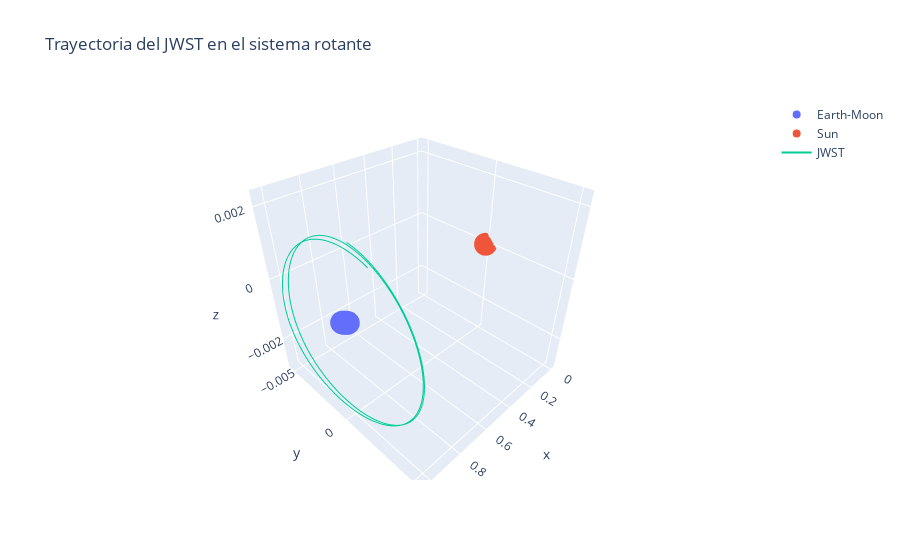

Notebook code cell kept with this figure:
### Markdown cell above
Pongamos todo en una sola celda, para el quiz copiar y pegar

### Code cell
!pip install -q pymcel plotly
import pymcel as pc
from astroquery.jplhorizons import Horizons
import spiceypy as spy
from astropy import constants as c
import numpy as np
import matplotlib.pyplot as plt
import plotly.graph_objects as go
from datetime import datetime

# Constantes

au = c.au.value
day = 86400

# Unidades canónicas
UL = au
UM = c.M_sun.value + c.M_earth.value
UT = np.sqrt(UL**3/(c.G.value*UM))
UV = UL/UT

# Parametros del problema en unidades canónicas
M_moon = 7.349e22 # Kg
mu1 = c.M_sun.value/UM  # mu del sol 
mu2 = (c.M_earth.value + M_moon)/UM  # mu Sistema tierra-luna 

# Periodo de las dos partículas mayores
P = 365.25*day/UT
omega = 2*np.pi/P

# Vector omega
omega_vec = np.array([0,0,omega])

# Recuperamos las posiciones de los 3 cuerpos y las convertimos en unidades canónicas:

epochs = dict(start='2023-10-05 00:00:00',stop='2024-10-05 00:00:00',step='1d')

jwst = Horizons(id='JWST',location='@10',epochs=epochs).vectors().to_pandas()
rjwst = np.array(jwst[['x','y','z']])*au/UL
vjwst = np.array(jwst[['vx','vy','vz']])*au/day/UV

sun = Horizons(id='10',location='@10',epochs=epochs).vectors().to_pandas()
rsun = np.array(sun[['x','y','z']])*au/UL
vsun = np.array(sun[['vx','vy','vz']])*au/day/UV

earth = Horizons(id='3',location='@10',epochs=epochs).vectors().to_pandas()
rearth = np.array(earth[['x','y','z']])*au/UL
vearth = np.array(earth[['vx','vy','vz']])*au/day/UV

# Construimos las matrices de rotación para cada tiempo usando el ángulo que forman la Tierra y el Sol en el espacio:

# Número de puntos
Nt = len(earth)

# Inicializamos las matrices de rotación
Ms = np.zeros((Nt,3,3))

# Barremos en todas las posiciones
for i in range(Nt):
  # Vector tierra sol que definirá el ángulo
  r_earth_sun = rearth[i] - rsun[i]

  # Calculamos el ángulo usando tan(teta) = y/x
  teta = np.arctan2(r_earth_sun[1],r_earth_sun[0])

  # Matriz de rotación
  Ms[i] = spy.rotate(teta,3)

# Rotamos las posiciones y las velocidades:
rearth_rot = np.zeros_like(rearth)
vearth_rot = np.zeros_like(rearth)

rsun_rot = np.zeros_like(rsun)
vsun_rot = np.zeros_like(vsun)

rjwst_rot = np.zeros_like(rjwst)
vjwst_rot = np.zeros_like(vjwst)

for i in range(len(earth)):
  # Posiciones rotadas
  rearth_rot[i] = spy.mxv(Ms[i],list(rearth[i]))
  rsun_rot[i] = spy.mxv(Ms[i],list(rsun[i]))
  rjwst_rot[i] = spy.mxv(Ms[i],list(rjwst[i]))

  # Formula para la velocidad: v = v' + w x r', despejando da v' = v - w x r
  vearth_rot[i] = spy.mxv(Ms[i],vearth[i]-np.cross(omega_vec,rearth[i]))
  vjwst_rot[i] = spy.mxv(Ms[i],vjwst[i]-np.cross(omega_vec,rjwst[i]))
  vsun_rot[i] = spy.mxv(Ms[i],vsun[i]-np.cross(omega_vec,rsun[i]))

# Graficamos las posiciones:

fig1,axs1 = plt.subplots(1,1)
axs1.plot(rearth_rot[:,0],rearth_rot[:,1],'bo',ms=1)
axs1.plot(rsun_rot[:,0],rsun_rot[:,1],'yo')
axs1.plot(rjwst_rot[:,0],rjwst_rot[:,1],'ko',ms=2)
axs1.axis('equal')

plt.show()

# Haciendo la gráfica en 3d

# Creando la figura con Plotly
fig = go.Figure()

# Agregando los trazos de las trayectorias de los cuerpos en el sistema rotante
fig.add_trace(go.Scatter3d(
    x=rearth_rot[:, 0], 
    y=rearth_rot[:, 1], 
    z=rearth_rot[:, 2], 
    mode='markers', 
    name='Earth-Moon'
))

fig.add_trace(go.Scatter3d(
    x=rsun_rot[:, 0], 
    y=rsun_rot[:, 1], 
    z=rsun_rot[:, 2], 
    mode='markers', 
    name='Sun'
))

fig.add_trace(go.Scatter3d(
    x=rjwst_rot[:, 0], 
    y=rjwst_rot[:, 1], 
    z=rjwst_rot[:, 2], 
    mode='lines', 
    name='JWST'
))

# Actualizando el diseño de la figura
fig.update_layout(
    title="Trayectoria del JWST en el sistema rotante",
    scene=dict(aspectmode='cube')
)

# Mostrando la figura
fig.show()

# Guardando la figura como HTML
fig.write_html("trayectorias_planetas.html")

print("""Esta gráfica tiene sentido ya que, el JWSt tiene
que estar cerca a la tierra todo el tiempo,
de manera tal que su posición en el sistema rotante
no se debe de alejar de la misma """)

# Calculemos la constante de Jacobi en el tiempo

# Primero obtengamos r1 y r2
r1 = np.linalg.norm(rjwst - rsun, axis=1)
r2 = np.linalg.norm(rjwst - rearth, axis=1)

# Hallemos la magnitud de la velocidad en el sistema de rotacion del JWST
vjwst_rot_magnitude = np.linalg.norm(vjwst_rot, axis=1)

# Ahora para la constante de Jacobi
C_j = (2 * (mu1/r1 + mu2/r2) +
       omega**2 * (rjwst_rot[:, 0]**2 + rjwst_rot[:, 1]**2) -
       vjwst_rot_magnitude)

# Graficando la constante de Jacobi en el tiempo


# Convertir las fechas en formato "A.D. 2023-Oct-05 00:00:00.0000" a "2023-Oct-05"
dates = [datetime.strptime(date, "A.D. %Y-%b-%d %H:%M:%S.%f").strftime("%Y-%b-%d") for date in jwst['datetime_str']]

# Para visualizar
plt.plot(dates, C_j)

# Ajustes en el gráfico
locs, labels = plt.xticks()  # obtener ubicaciones y etiquetas actuales
plt.xticks(locs[::len(locs)//5], rotation=90)  # usar solo 6 etiquetas y rotar 90°

plt.tight_layout()  # para asegurarnos que las etiquetas no se corten
plt.title('Constante de Jacobi en el Tiempo',fontweight='bold')
plt.show()

print("""Se puede observar, que a pesar que se produce una variación
en el gráfico, esto es debido a la escala ya que si vemos
los valores entre los cuales oscila, podemos determinar
que esta variable es aproximadamente constante""")

### Figure 1 — Plotly figure (JSON) as saved in the notebook; plotly's stock layout.template omitted (floating-point values rounded to 4 significant figures; data arrays with more than 128 entries replaced by an {"elided": "..."} marker saying what was removed)
{"data": [{"mode": "markers", "name": "Earth-Moon", "type": "scatter3d", "x": {"elided": "367 float values"}, "y": {"elided": "367 float values"}, "z": {"elided": "367 float values"}}, {"mode": "markers", "name": "Sun", "type": "scatter3d", "x": {"elided": "367 int values"}, "y": {"elided": "367 int values"}, "z": {"elided": "367 int values"}}, {"mode": "lines", "name": "JWST", "type": "scatter3d", "x": {"elided": "367 float values"}, "y": {"elided": "367 float values"}, "z": {"elided": "367 float values"}}], "layout": {"scene": {"aspectmode": "cube"}, "title": {"text": "Trayectoria del JWST en el sistema rotante"}}}
